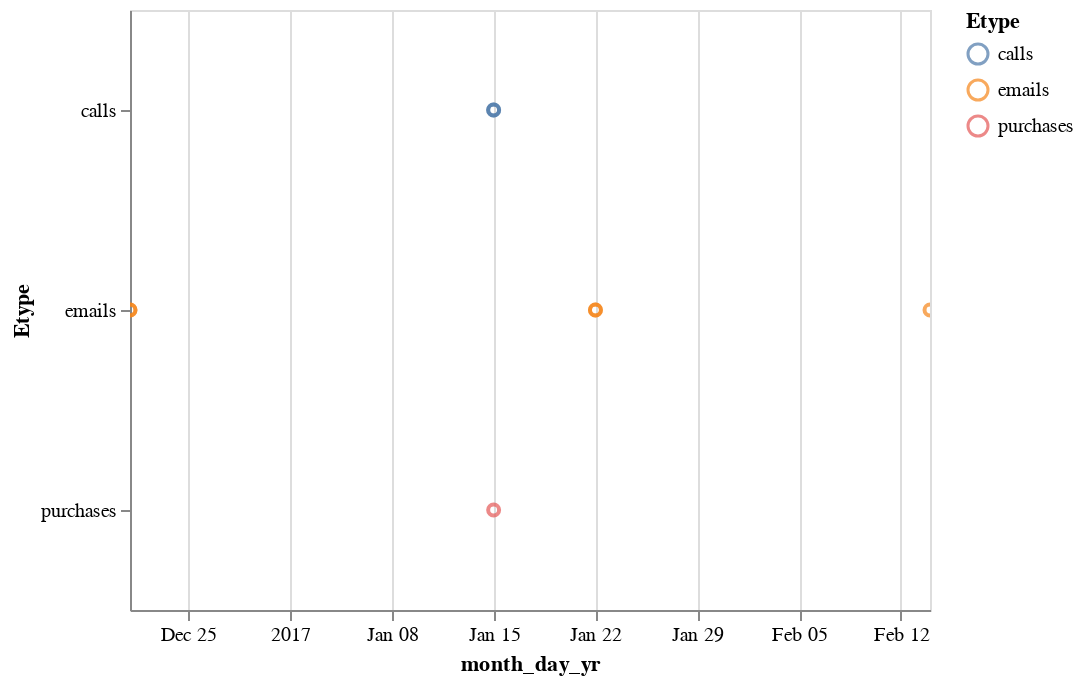

Notebook code for this chart:
### Code cell
alt.Chart(sus_purch3).mark_point().encode(
    x='month_day_yr:T',
    y='Etype:N',
    color='Etype:N',
    tooltip=['Source_Names','Destination_Names']
).interactive()

### Figure 1 — Vega-Lite specification as saved in the notebook (floating-point values rounded to 4 significant figures)
{"$schema": "https://vega.github.io/schema/vega-lite/v2.4.3.json", "config": {"view": {"height": 300, "width": 400}}, "data": {"values": [{"Destination": 709271, "Destination_Names": "Albert Leonard", "Etype": "calls", "Source": 580766, "Source_Names": "Trevor Webb", "TimeStamp": 1484523309, "Unnamed: 0": 0, "Unnamed: 0.1": 6723929, "full_date": "2017-01-15 23:35:09", "month": 1, "month_day_yr": "01/15/2017", "month_yr": "01/2017", "yr": 2017}, {"Destination": 680877, "Destination_Names": "Lilia Machowski", "Etype": "emails", "Source": 580766, "Source_Names": "Trevor Webb", "TimeStamp": 1482333807, "Unnamed: 0": 1, "Unnamed: 0.1": 8834025, "full_date": "2016-12-21 15:23:27", "month": 12, "month_day_yr": "12/21/2016", "month_yr": "12/2016", "yr": 2016}, {"Destination": 670701, "Destination_Names": "Lavonne Guagliardo", "Etype": "emails", "Source": 580766, "Source_Names": "Trevor Webb", "TimeStamp": 1485055901, "Unnamed: 0": 2, "Unnamed: 0.1": 9313398, "full_date": "2017-01-22 03:31:41", "month": 1, "month_day_yr": "01/22/2017", "month_yr": "01/2017", "yr": 2017}, {"Destination": 2038138, "Destination_Names": "Tyree Barreneche", "Etype": "purchases", "Source": 580766, "Source_Names": "Trevor Webb", "TimeStamp": 1484523309, "Unnamed: 0": 3, "Unnamed: 0.1": null, "full_date": "2017-01-15 23:35:09", "month": 1, "month_day_yr": "01/15/2017", "month_yr": "01/2017", "yr": 2017}, {"Destination": 580766, "Destination_Names": "Trevor Webb", "Etype": "calls", "Source": 709115, "Source_Names": "Jackson McBride", "TimeStamp": 1484523328, "Unnamed: 0": 4, "Unnamed: 0.1": 6723933, "full_date": "2017-01-15 23:35:28", "month": 1, "month_day_yr": "01/15/2017", "month_yr": "01/2017", "yr": 2017}, {"Destination": 580766, "Destination_Names": "Trevor Webb", "Etype": "emails", "Source": 882232, "Source_Names": "Charla Poteet", "TimeStamp": 1482333762, "Unnamed: 0": 5, "Unnamed: 0.1": 8834020, "full_date": "2016-12-21 15:22:42", "month": 12, "month_day_yr": "12/21/2016", "month_yr": "12/2016", "yr": 2016}, {"Destination": 580766, "Destination_Names": "Trevor Webb", "Etype": "emails", "Source": 808521, "Source_Names": "Nikia Klaameyer", "TimeStamp": 1485055912, "Unnamed: 0": 6, "Unnamed: 0.1": 9313401, "full_date": "2017-01-22 03:31:52", "month": 1, "month_day_yr": "01/22/2017", "month_yr": "01/2017", "yr": 2017}, {"Destination": 580766, "Destination_Names": "Trevor Webb", "Etype": "emails", "Source": 719940, "Source_Names": "Amy Sparks", "TimeStamp": 1487106795, "Unnamed: 0": 7, "Unnamed: 0.1": 9676310, "full_date": "2017-02-14 21:13:15", "month": 2, "month_day_yr": "02/14/2017", "month_yr": "02/2017", "yr": 2017}]}, "encoding": {"color": {"field": "Etype", "type": "nominal"}, "tooltip": [{"field": "Source_Names", "type": "nominal"}, {"field": "Destination_Names", "type": "nominal"}], "x": {"field": "month_day_yr", "type": "temporal"}, "y": {"field": "Etype", "type": "nominal"}}, "mark": "point", "selection": {"selector006": {"bind": "scales", "encodings": ["x", "y"], "mark": {"fill": "#333", "fillOpacity": 0.125, "stroke": "white"}, "on": "[mousedown, window:mouseup] > window:mousemove!", "resolve": "global", "translate": "[mousedown, window:mouseup] > window:mousemove!", "type": "interval", "zoom": "wheel!"}}}
